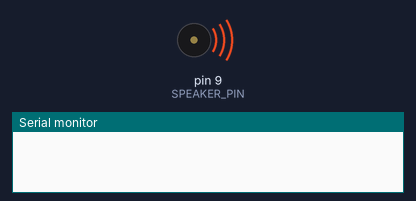
This program was run on a simulated Arduino Uno, built with avr-gcc and run on an emulated ATmega328P. On the bench: buzzer (waves = sounding), the last lines printed to the serial monitor. Storage starts empty; the audio player accepts every command and is not drawn.

Above: at 0.1 s.
At 1.1 s:
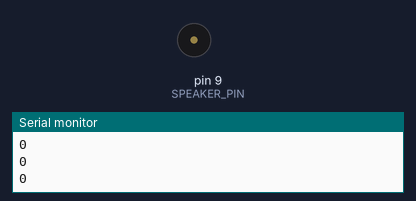
Timing chart, 0 to 2.6 s (numbered marks = the images above):
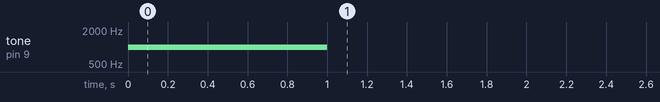

The program:

main.cpp
```cpp
//
// Created by trevor on 1/15/2024.
//
#define SD_ChipSelectPin 4  //using digital pin 4 on arduino nano 328, can use other pins
#define SPEAKER_PIN 9

#include <SPI.h>
#include <SD.h>                      // need to include the SD library
#include <TMRpcm.h>           //  also need to include this library...


TMRpcm tmrpcm;   // create an object for use in this sketch


void setup(){
    Serial.begin(9600);

    tone(SPEAKER_PIN, 1000, 1000);
    // pinMode(SPEAKER_PIN, OUTPUT);
    // pinMode(SD_ChipSelectPin, OUTPUT);

    tmrpcm.speakerPin = SPEAKER_PIN; //5,6,11 or 46 on Mega, 9 on Uno, Nano, etc

    delay(500);
    if (!SD.begin(SD_ChipSelectPin)) {  // see if the card is present and can be initialized:
        Serial.println("SD fail");
        return;   // don't do anything more if not
    }
    Serial.println("SD OK!");
    tmrpcm.setVolume(7);
    Serial.println(tmrpcm.isPlaying());
    tmrpcm.play("lazr.wav"); //the sound file "music" will play each time the arduino powers up, or is reset
    Serial.println(tmrpcm.isPlaying());
    Serial.println(tmrpcm.isPlaying());
    delay(4000);
    Serial.println("Done");
    //tone(SPEAKER_PIN, 500, 1000);
}


void loop(){

    if(Serial.available()){
        if(Serial.read() == 'p'){ //send the letter p over the serial monitor to start playback
            tmrpcm.play("buzz.wav");
        }
    }

}
```
